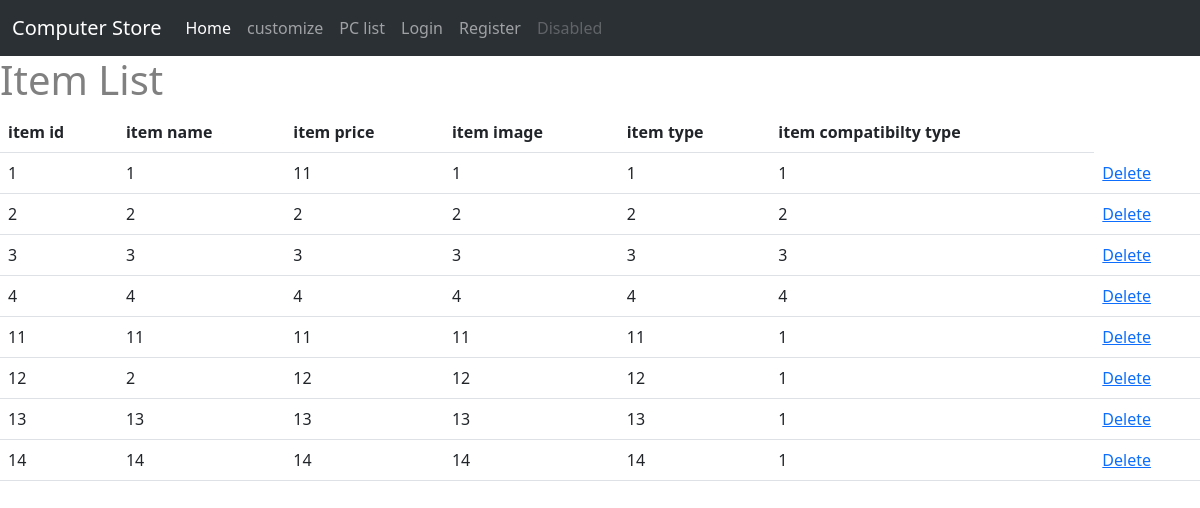
Page /displayItem on the committed database.
### ltt/models.py (models this page shows, shortened)
class Item(db.Model):
    __tablename__ = 'item'
    id = db.Column(db.Integer,primary_key = True)
    item_name = db.Column(db.String(20))
    item_price = db.Column(db.Integer)
    item_image = db.Column(db.String(20), default = "default.jpg")
    item_type = db.Column(db.String(20))
    item_c = db.Column(db.Integer)
    comments = db.relationship("Comment",backref ="item")
    rate_count = db.Column(db.Integer, default = 0)
    rate_acc = db.Column(db.Integer,default = 0)

### ltt/view.py (the view)
@view.route('/displayItem')   #page for staff to view item
def displayItem():
    items = Item.query.all()
    return render_template('displayItem.html', items = items)

### ltt/templates/displayItem.html (shortened to what this page needs)
{% extends "base.html" %}
{% block contend %}
<h1>Item List</h1>
<table class = "table table-hover">
    <thead>
        <tr>
            <th scope="col"> item id</th>
            <th scope="col">item name </th>
            <th scope="col"> item price</th>
            <th scope="col">item image </th>
            <th scope="col">item type </th>
            <th scope="col">item compatibilty type </th>
        </tr>
    </thead>
    <tbody>
        {% for item in items %}
        <tr>
            <td>{{item.id}}</td>
            <td>{{item.item_name}}</td>
            <td>{{item.item_price}}</td>
            <td>{{item.item_image}}</td>
            <td>{{item.item_type}}</td>
            <td>{{item.item_c}}</td>
            <td>
                <a href="/delete/{{item.id}}">Delete</a>
            </td>
        </tr>
        {% endfor %}
    </tbody>
</table>
{% endblock %}

### ltt/static/main.css (style rules this page uses)
* { box-sizing: border-box; }
body { color: grey; }

### rows in the picture
Item: id "1", item_name "1", item_price "11", item_image "1", item_type "1", item_c "1"
Item: id "2", item_name "2", item_price "2", item_image "2", item_type "2", item_c "2"
Item: id "3", item_name "3", item_price "3", item_image "3", item_type "3", item_c "3"
Item: id "4", item_name "4", item_price "4", item_image "4", item_type "4", item_c "4"
Item: id "11", item_name "11", item_price "11", item_image "11", item_type "11", item_c "1"
Item: id "12", item_name "2", item_price "12", item_image "12", item_type "12", item_c "1"
Item: id "13", item_name "13", item_price "13", item_image "13", item_type "13", item_c "1"
Item: id "14", item_name "14", item_price "14", item_image "14", item_type "14", item_c "1"
